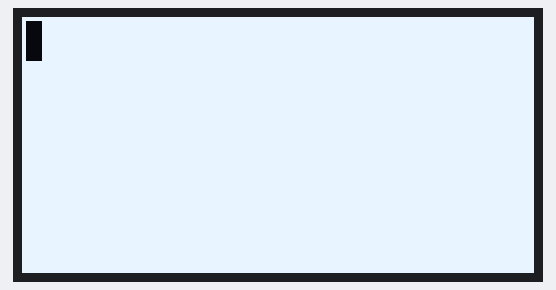
This sketch was run on a simulated Arduino Uno, built with avr-gcc and run on an emulated ATmega328P. Parts: 128×64 one-colour display. Random numbers use the default seed unless the sketch sets one; what the sketch prints to the serial monitor is not drawn.

Above: at 0.1 s.
At 0.7 s:
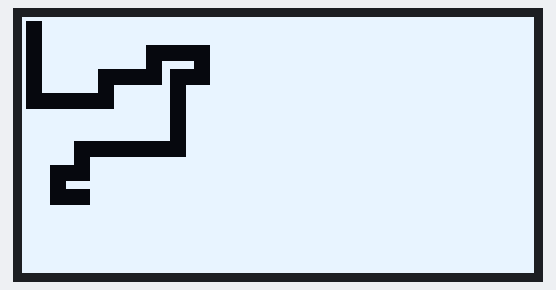
At 1.4 s:
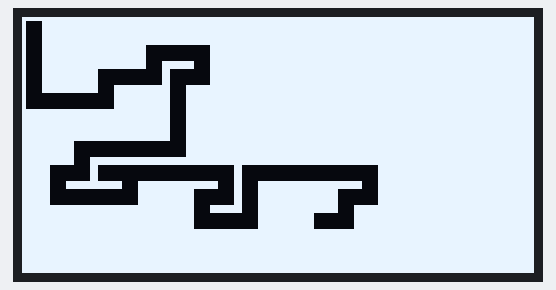
At 3.0 s:
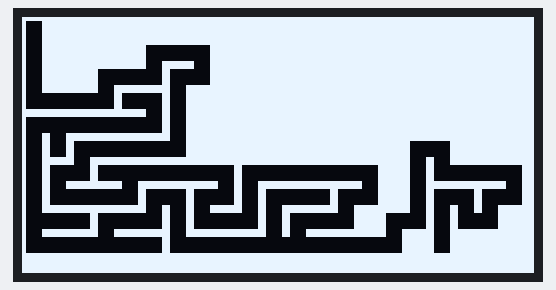
At 4.3 s:
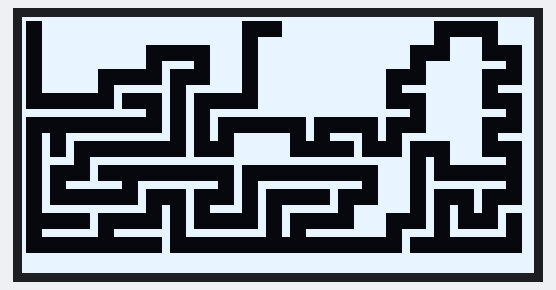
At 5.7 s:
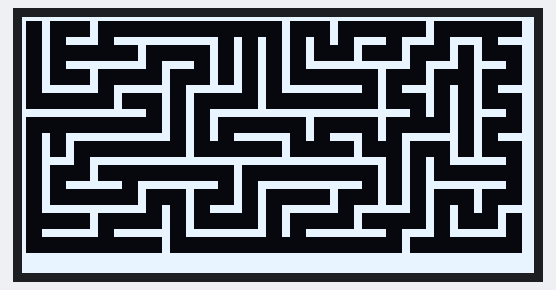

The sketch:

Labyrinth.ino
```cpp
#include <SPI.h>
#include <Wire.h>
#include <Adafruit_GFX.h>
#include <Adafruit_SSD1306.h>
#include "buttons.h"
#include "sprites.h"
#include "ledArray.h"

// If using software SPI (the default case):
#define OLED_MOSI   9 //SDA on the Board
#define OLED_CLK   10 //SCL on the Board
#define OLED_DC    11
#define OLED_CS    12
#define OLED_RESET 13

#define MAZE_X_SIZE 21
#define MAZE_Y_SIZE 10


Adafruit_SSD1306 *display;

#define EMPTY_BLOCK_WIDTH 8
#define EMPTY_BLOCK_HEIGHT 4
static const unsigned char PROGMEM EmptyBlock[]=
{
  0b11110000, 0b11110000, 0b11110000, 0b11110000,
};

void setup() {
  display = new Adafruit_SSD1306(OLED_MOSI, OLED_CLK, OLED_DC, OLED_RESET, OLED_CS);
  display->begin(SSD1306_SWITCHCAPVCC);
  display->clearDisplay();  int maze[MAZE_X_SIZE][MAZE_Y_SIZE] = {0};
  display->fillScreen(WHITE);
  display->drawBitmap(1, 1, EmptyBlock, EMPTY_BLOCK_WIDTH, EMPTY_BLOCK_HEIGHT, BLACK);
  randomSeed(analogRead(0));
Serial.begin(9600);
  //Generate the Maze!!
  mazeGenerator(display, maze, 0, 0);
  display->display();
}

void loop() {
}

void mazeGenerator(Adafruit_SSD1306 *display, int maze[MAZE_X_SIZE][MAZE_Y_SIZE], int16_t x, int16_t y){
  Serial.println(freeRam()); // see how much memory is left and available
  maze[x][y] = 1; // probably fine
  int16_t optionsLeft = 4;
  while(optionsLeft > 0){
    //Get the available options
    int options[4] = {0}; //How to make this less???
    if(y - 1 >= 0 && maze[x][y - 1] == 0){
      options[0] = 1;
    }
    if(x + 1 < MAZE_X_SIZE && maze[x + 1][y] == 0){
      options[1] = 2;
    }
    if(y + 1 < MAZE_Y_SIZE && maze[x][y + 1] == 0){
      options[2] = 3;
    }
    if(x - 1 >= 0 && maze[x - 1][y] == 0){
      options[3] = 4;
    }
    optionsLeft = 0;
    for(int i = 0; i < 4; i++){
      if(options[i] != 0){
        optionsLeft++;
      }
    }

    //randomly select one of them
    uint8_t rando = random(0, 4);
    if(optionsLeft > 0){
      while(options[rando] == 0){
        rando = random(0, 4);
      }
    }

    switch(options[rando]){
      case 1:
      display->drawBitmap((x*6)+1, ((y-1)*6)+1, EmptyBlock, EMPTY_BLOCK_WIDTH, EMPTY_BLOCK_HEIGHT, BLACK);
      display->drawBitmap((x*6)+1, ((y-1)*6)+4, EmptyBlock, EMPTY_BLOCK_WIDTH, EMPTY_BLOCK_HEIGHT, BLACK);
      display->display();
      mazeGenerator(display, maze, x, y - 1);
      break;
      case 2:
      display->drawBitmap((((x + 1))*6)+1, ((y)*6)+1, EmptyBlock, EMPTY_BLOCK_WIDTH, EMPTY_BLOCK_HEIGHT, BLACK);
      display->drawBitmap((((x + 1))*6)-1, ((y)*6)+1, EmptyBlock, EMPTY_BLOCK_WIDTH, EMPTY_BLOCK_HEIGHT, BLACK);
      display->display();
      mazeGenerator(display, maze, x + 1, y);
      break;
      case 3:
      display->drawBitmap((((x))*6)+1, ((y + 1)*6)+1, EmptyBlock, EMPTY_BLOCK_WIDTH, EMPTY_BLOCK_HEIGHT, BLACK);
      display->drawBitmap((((x))*6)+1, ((y + 1)*6)-1, EmptyBlock, EMPTY_BLOCK_WIDTH, EMPTY_BLOCK_HEIGHT, BLACK);
      display->display();
      mazeGenerator(display, maze, x, y + 1);
      break;
      case 4:
      display->drawBitmap((((x - 1))*6)+1, ((y)*6)+1, EmptyBlock, EMPTY_BLOCK_WIDTH, EMPTY_BLOCK_HEIGHT, BLACK);
      display->drawBitmap((((x - 1))*6)+4, ((y)*6)+1, EmptyBlock, EMPTY_BLOCK_WIDTH, EMPTY_BLOCK_HEIGHT, BLACK);
      display->display();
      mazeGenerator(display, maze, x - 1, y);
      break;
      default:
      break;
    }
    optionsLeft--;
  }
}

int freeRam(){
  extern int __heap_start, *__brkval;
  int v;
  return (int) &v - (__brkval == 0 ? (int) &__heap_start : (int) __brkval);
}
```
